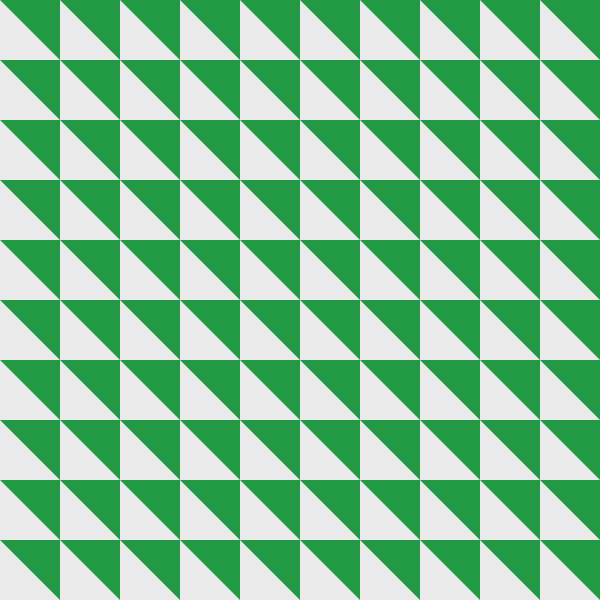
Frame 1 (no input)
Frame 60 (the mouse pressed at the canvas centre just before this capture): identical to frame 1, image omitted
Frame 120 (the mouse held since frame 60 and released just before this capture): identical to frame 1, image omitted

The Processing sketch that drew this single still picture (run headless with seeded random() and noise(); from frame 60 on, the mouse is pressed at the canvas centre):

// Processing sketch: build
// ── build.pde


// Store Tile objects
ArrayList paving = new ArrayList();
Tile curTile;

// tiles are quares, only one dim
int tileSize = 0;
int numberTiles = 0;
int numberTilesPerRow = 0;


void setup() {
  size(600, 600);
  smooth();
  numberTilesPerRow = 10;
  tileSize = height / numberTilesPerRow ;
  numberTiles = numberTilesPerRow * numberTilesPerRow;
  
  for(int i = 0; i < numberTilesPerRow; i++){
      for(int j = 0; j < numberTilesPerRow; j++){
        paving.add(new Tile(i,j));
      }
  }

}

void draw() {
  background(color(#229944));
  // background(color(#000000));
  for (int i = paving.size() - 1; i>= 0; i--) {
    curTile = (Tile) paving.get(i); 
    curTile.display();
  }
}

class Tile {
  
  int Xindex;
  int Yindex;
  
  float x, y; // X-coordinate, y-coordinate center of tile
  float tilt; 
  float angle; 

  // Constructor
  Tile(int Xindex, int Yindex) {
    x = Xindex * tileSize + tileSize/2 ;
    y = Yindex * tileSize + tileSize/2; 
    angle = 0;
  }

  void change() {
    tilt += PI/2; 
  }

  void display() {
    noStroke();
    fill(color(234));
    pushMatrix();
    translate(x, y);
    
    rotate(tilt);
  
    triangle(-tileSize/2 , -tileSize/2 , -tileSize/2 , tileSize/2 , tileSize/2 , tileSize/2 ); 
    fill(200);
    popMatrix();
  }
}
